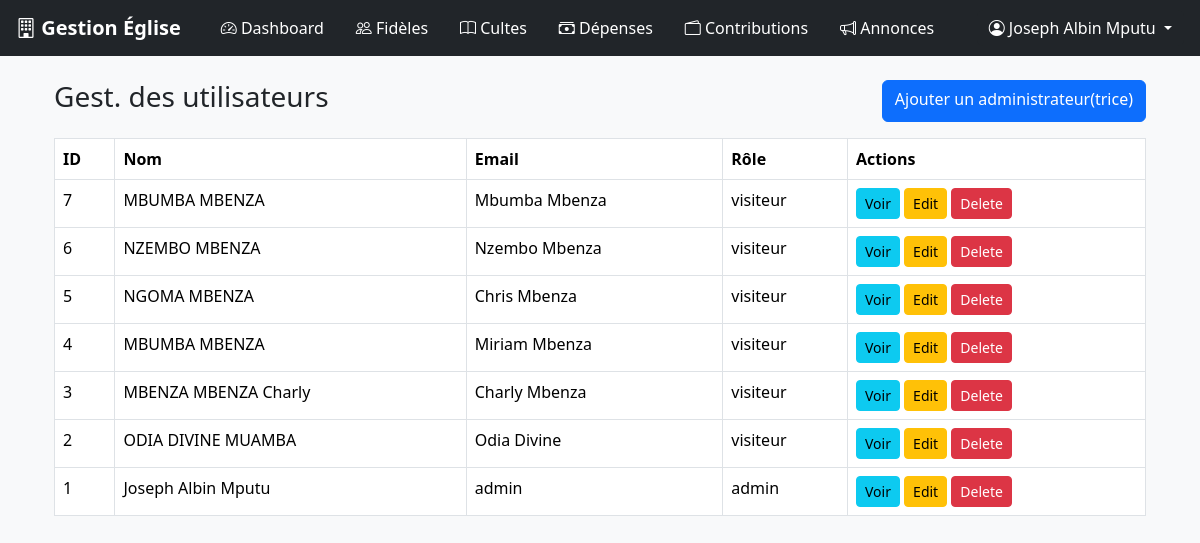
The page /views/users/ (signed in) on the database its author committed.
### tables this page shows
CREATE TABLE `users` (
  `id` int(11) NOT NULL,
  `nom` varchar(100) NOT NULL,
  `email` varchar(150) NOT NULL,
  `mot_de_passe` varchar(255) NOT NULL,
  `role` enum('admin','visiteur') DEFAULT 'visiteur',
  `created_at` timestamp NOT NULL DEFAULT current_timestamp()
);

### views/users/index.php (the view, shortened to what this page needs)
<?php
require_once '../../config/database.php';
$users = $pdo->query("SELECT * FROM users ORDER BY id DESC");
require_once '../../layouts/header.php';
require_once '../../layouts/navbar_sidebar.php';
?>
<div class="container p-4">
    <div class="d-flex justify-content-between mb-3">
        <h3>Gest. des utilisateurs</h3>
        <a href="create_update_delete.php?action=create" class="btn btn-primary">
            Ajouter un administrateur(trice)
        </a>
    </div>
    <table class="table table-bordered">
        <tr>
            <th>ID</th>
            <th>Nom</th>
            <th>Email</th>
            <th>Rôle</th>
            <th>Actions</th>
        </tr>
        <?php foreach($users as $u): ?>
        <tr>
            <td><?= $u['id'] ?></td>
            <td><?= $u['nom'] ?></td>
            <td><?= $u['email'] ?></td>
            <td><?= $u['role'] ?></td>
            <td>
                <a href="view.php?id=<?= $u['id'] ?>" class="btn btn-info btn-sm">
                    Voir
                </a>
                <a href="create_update_delete.php?action=edit&id=<?= $u['id'] ?>" class="btn btn-warning btn-sm">
                    Edit
                </a>
                <a href="create_update_delete.php?action=delete&id=<?= $u['id'] ?>" class="btn btn-danger btn-sm">
                    Delete
                </a>
            </td>
        </tr>
        <?php endforeach; ?>
    </table>
</div>

### layouts/header.php (shortened to what this page needs)
<!DOCTYPE html>
<html lang="fr">
<head>
    <link href="https://cdn.jsdelivr.net/npm/bootstrap@5.3.3/dist/css/bootstrap.min.css" rel="stylesheet">
    <link rel="stylesheet" href="https://cdn.jsdelivr.net/npm/bootstrap-icons@1.11.3/font/bootstrap-icons.min.css">
    <link rel="stylesheet" href="/mon-eglise/assets/css/style.css">
</head>
<body class="bg-light">

### layouts/navbar_sidebar.php (shortened to what this page needs)
<div class="bg-dark text-white px-3 py-2 d-flex align-items-center justify-content-between flex-wrap">
    <div class="d-flex align-items-center">
        <a href="/mon-eglise/views/dashboard.php" class="text-white text-decoration-none fw-bold fs-5 me-4">
            <i class="bi bi-building"></i> Gestion Église
        </a>
        <ul class="nav d-none d-lg-flex">
            <li class="nav-item">
                <a href="/mon-eglise/views/dashboard.php" class="nav-link text-white">
                    <i class="bi bi-speedometer2"></i>
                    Dashboard
                </a>
            </li>
            <li class="nav-item">
                <a href="/mon-eglise/views/fideles/" class="nav-link text-white">
                    <i class="bi bi-people"></i>
                    Fidèles
                </a>
            </li>
            <li class="nav-item">
                <a href="/mon-eglise/views/cultes/" class="nav-link text-white">
                    <i class="bi bi-book"></i>
                    Cultes
                </a>
            </li>
            <li class="nav-item">
                <a href="/mon-eglise/views/depenses/" class="nav-link text-white">
                    <i class="bi bi-cash-stack"></i>
                    Dépenses
                </a>
            </li>
            <li class="nav-item">
                <a href="/mon-eglise/views/fonds/" class="nav-link text-white">
                    <i class="bi bi-wallet2"></i>
                    Contributions
                </a>
            </li>
            <li class="nav-item">
                <a href="/mon-eglise/views/annonces/" class="nav-link text-white">
                    <i class="bi bi-megaphone"></i>
                    Annonces
                </a>
            </li>
        </ul>
    </div>
    <div class="dropdown">
        <button class="btn btn-dark dropdown-toggle border-0 text-white" type="button" data-bs-toggle="dropdown">
            <i class="bi bi-person-circle"></i>
            <?= $_SESSION['user']['nom'] ?>
        </button>
    </div>
</div>

### rows shown on the page
users: id "7", nom "MBUMBA MBENZA", email "Mbumba Mbenza", role "visiteur"
users: id "6", nom "NZEMBO MBENZA", email "Nzembo Mbenza", role "visiteur"
users: id "5", nom "NGOMA MBENZA", email "Chris Mbenza", role "visiteur"
users: id "4", nom "MBUMBA MBENZA", email "Miriam Mbenza", role "visiteur"
users: id "3", nom "MBENZA MBENZA Charly", email "Charly Mbenza", role "visiteur"
users: id "2", nom "ODIA DIVINE MUAMBA", email "Odia Divine", role "visiteur"
users: id "1", nom "Joseph Albin Mputu", email "admin", role "admin"

### other values the page prints
$_SESSION['user']['nom'] "Joseph Albin Mputu"
